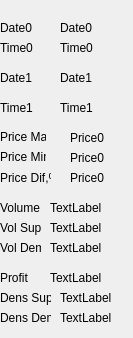
<?xml version="1.0" encoding="UTF-8"?>
<ui version="4.0">
 <class>Dialog</class>
 <widget class="QDialog" name="Dialog">
  <property name="geometry">
   <rect>
    <x>0</x>
    <y>0</y>
    <width>133</width>
    <height>338</height>
   </rect>
  </property>
  <property name="windowTitle">
   <string>Dialog</string>
  </property>
  <widget class="QLabel" name="label">
   <property name="geometry">
    <rect>
     <x>0</x>
     <y>20</y>
     <width>51</width>
     <height>16</height>
    </rect>
   </property>
   <property name="text">
    <string>Date0</string>
   </property>
  </widget>
  <widget class="QLabel" name="label_2">
   <property name="geometry">
    <rect>
     <x>0</x>
     <y>40</y>
     <width>51</width>
     <height>16</height>
    </rect>
   </property>
   <property name="text">
    <string>Time0</string>
   </property>
  </widget>
  <widget class="QLabel" name="labelDate0">
   <property name="geometry">
    <rect>
     <x>60</x>
     <y>20</y>
     <width>61</width>
     <height>16</height>
    </rect>
   </property>
   <property name="text">
    <string>Date0</string>
   </property>
  </widget>
  <widget class="QLabel" name="labelTime0">
   <property name="geometry">
    <rect>
     <x>60</x>
     <y>40</y>
     <width>61</width>
     <height>16</height>
    </rect>
   </property>
   <property name="text">
    <string>Time0</string>
   </property>
  </widget>
  <widget class="QLabel" name="labelTime1">
   <property name="geometry">
    <rect>
     <x>60</x>
     <y>100</y>
     <width>61</width>
     <height>16</height>
    </rect>
   </property>
   <property name="text">
    <string>Time1</string>
   </property>
  </widget>
  <widget class="QLabel" name="label_3">
   <property name="geometry">
    <rect>
     <x>0</x>
     <y>100</y>
     <width>51</width>
     <height>16</height>
    </rect>
   </property>
   <property name="text">
    <string>Time1</string>
   </property>
  </widget>
  <widget class="QLabel" name="labelDate1">
   <property name="geometry">
    <rect>
     <x>60</x>
     <y>70</y>
     <width>61</width>
     <height>16</height>
    </rect>
   </property>
   <property name="text">
    <string>Date1</string>
   </property>
  </widget>
  <widget class="QLabel" name="label_4">
   <property name="geometry">
    <rect>
     <x>0</x>
     <y>70</y>
     <width>51</width>
     <height>16</height>
    </rect>
   </property>
   <property name="text">
    <string>Date1</string>
   </property>
  </widget>
  <widget class="QLabel" name="label_5">
   <property name="geometry">
    <rect>
     <x>0</x>
     <y>130</y>
     <width>46</width>
     <height>14</height>
    </rect>
   </property>
   <property name="text">
    <string>Price Max</string>
   </property>
  </widget>
  <widget class="QLabel" name="labelPriceMax">
   <property name="geometry">
    <rect>
     <x>70</x>
     <y>130</y>
     <width>61</width>
     <height>16</height>
    </rect>
   </property>
   <property name="text">
    <string>Price0</string>
   </property>
  </widget>
  <widget class="QLabel" name="label_6">
   <property name="geometry">
    <rect>
     <x>0</x>
     <y>200</y>
     <width>41</width>
     <height>16</height>
    </rect>
   </property>
   <property name="text">
    <string>Volume</string>
   </property>
  </widget>
  <widget class="QLabel" name="labelVolumeSum">
   <property name="geometry">
    <rect>
     <x>50</x>
     <y>200</y>
     <width>61</width>
     <height>16</height>
    </rect>
   </property>
   <property name="text">
    <string>TextLabel</string>
   </property>
  </widget>
  <widget class="QLabel" name="labelPriceMin">
   <property name="geometry">
    <rect>
     <x>70</x>
     <y>150</y>
     <width>61</width>
     <height>16</height>
    </rect>
   </property>
   <property name="text">
    <string>Price0</string>
   </property>
  </widget>
  <widget class="QLabel" name="label_7">
   <property name="geometry">
    <rect>
     <x>0</x>
     <y>150</y>
     <width>46</width>
     <height>14</height>
    </rect>
   </property>
   <property name="text">
    <string>Price Min</string>
   </property>
  </widget>
  <widget class="QLabel" name="label_8">
   <property name="geometry">
    <rect>
     <x>0</x>
     <y>170</y>
     <width>51</width>
     <height>16</height>
    </rect>
   </property>
   <property name="text">
    <string>Price Dif,%</string>
   </property>
  </widget>
  <widget class="QLabel" name="labelPriceDif">
   <property name="geometry">
    <rect>
     <x>70</x>
     <y>170</y>
     <width>61</width>
     <height>16</height>
    </rect>
   </property>
   <property name="text">
    <string>Price0</string>
   </property>
  </widget>
  <widget class="QLabel" name="labelVolumeSup">
   <property name="geometry">
    <rect>
     <x>50</x>
     <y>220</y>
     <width>61</width>
     <height>16</height>
    </rect>
   </property>
   <property name="text">
    <string>TextLabel</string>
   </property>
  </widget>
  <widget class="QLabel" name="label_9">
   <property name="geometry">
    <rect>
     <x>0</x>
     <y>240</y>
     <width>41</width>
     <height>16</height>
    </rect>
   </property>
   <property name="text">
    <string>Vol Dem</string>
   </property>
  </widget>
  <widget class="QLabel" name="labelVolumeDem">
   <property name="geometry">
    <rect>
     <x>50</x>
     <y>240</y>
     <width>61</width>
     <height>16</height>
    </rect>
   </property>
   <property name="text">
    <string>TextLabel</string>
   </property>
  </widget>
  <widget class="QLabel" name="label_10">
   <property name="geometry">
    <rect>
     <x>0</x>
     <y>220</y>
     <width>41</width>
     <height>16</height>
    </rect>
   </property>
   <property name="text">
    <string>Vol Sup</string>
   </property>
  </widget>
  <widget class="QLabel" name="label_11">
   <property name="geometry">
    <rect>
     <x>0</x>
     <y>270</y>
     <width>41</width>
     <height>16</height>
    </rect>
   </property>
   <property name="text">
    <string>Profit</string>
   </property>
  </widget>
  <widget class="QLabel" name="labelProfit">
   <property name="geometry">
    <rect>
     <x>50</x>
     <y>270</y>
     <width>61</width>
     <height>16</height>
    </rect>
   </property>
   <property name="text">
    <string>TextLabel</string>
   </property>
  </widget>
  <widget class="QLabel" name="label_12">
   <property name="geometry">
    <rect>
     <x>0</x>
     <y>290</y>
     <width>51</width>
     <height>16</height>
    </rect>
   </property>
   <property name="text">
    <string>Dens Sup</string>
   </property>
  </widget>
  <widget class="QLabel" name="label_13">
   <property name="geometry">
    <rect>
     <x>0</x>
     <y>310</y>
     <width>51</width>
     <height>16</height>
    </rect>
   </property>
   <property name="text">
    <string>Dens Dem</string>
   </property>
  </widget>
  <widget class="QLabel" name="labelDensitySup">
   <property name="geometry">
    <rect>
     <x>60</x>
     <y>290</y>
     <width>71</width>
     <height>16</height>
    </rect>
   </property>
   <property name="text">
    <string>TextLabel</string>
   </property>
  </widget>
  <widget class="QLabel" name="labelDensityDem">
   <property name="geometry">
    <rect>
     <x>60</x>
     <y>310</y>
     <width>71</width>
     <height>16</height>
    </rect>
   </property>
   <property name="text">
    <string>TextLabel</string>
   </property>
  </widget>
 </widget>
 <resources/>
 <connections/>
</ui>
